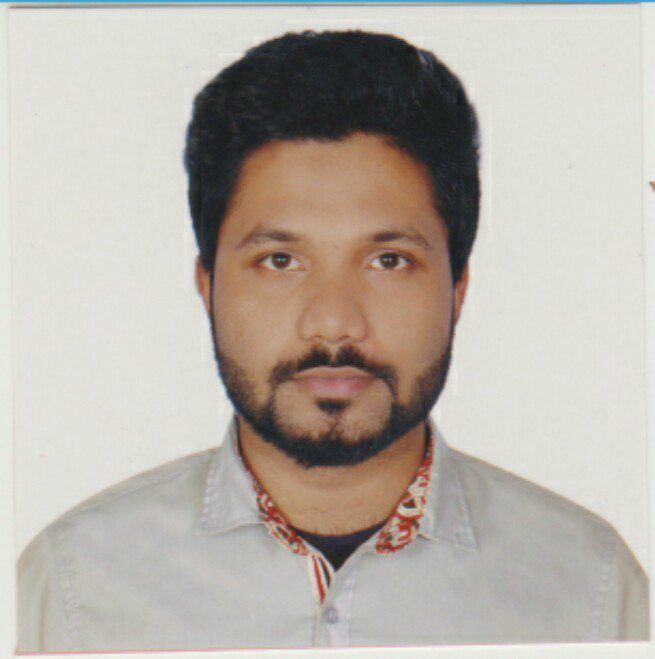
%> input picture img proc/add2.jpg, 655 x 659 px
$ octave diliation.m   (GNU Octave 9; MATLAB toolbox functions it lacks are replaced by stand-ins)
%> lines starting %> are read from the running program, lines starting %| are printed output that depends on the picture; in (x1, y1, x2, y2) boxes, pixels count from 0 and x2, y2 are one past the last pixel; in counts of white or black regions, pixels touching at a corner belong together; the program's own positions count from 1
clc;
clear all;
close all;
x=imread('D:\add2.jpg');
%> x is the input picture: size 659x655x3 uint8; mean R, G, B 184.5, 177, 168.4
y=im2bw(x);
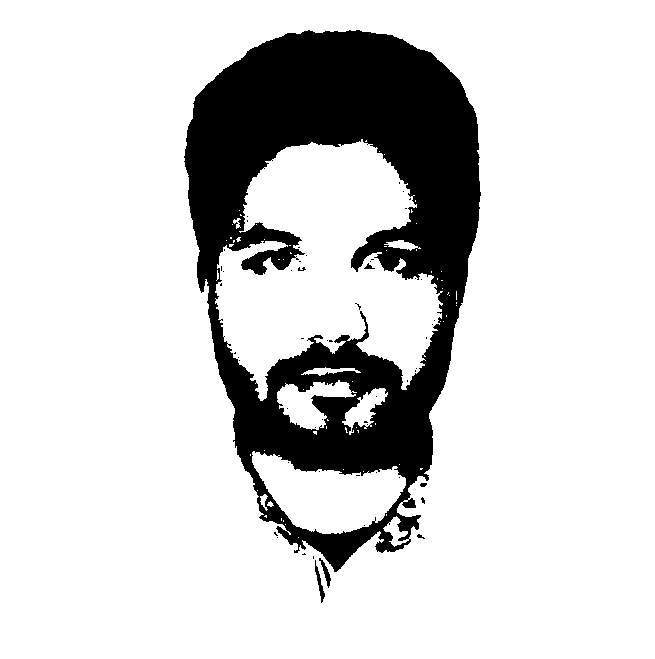
%> y: size 659x655 logical; 83% white; 55 black regions (49 under 20 px), largest, box (x1, y1, x2, y2) and area: (184, 30, 481, 572) 73097, (315, 560, 325, 603) 130, (319, 558, 331, 588) 112, (364, 263, 375, 269) 31, (420, 483, 427, 487) 23, (417, 534, 425, 539) 20
a=strel('square',3);
im=imerode(y,a);
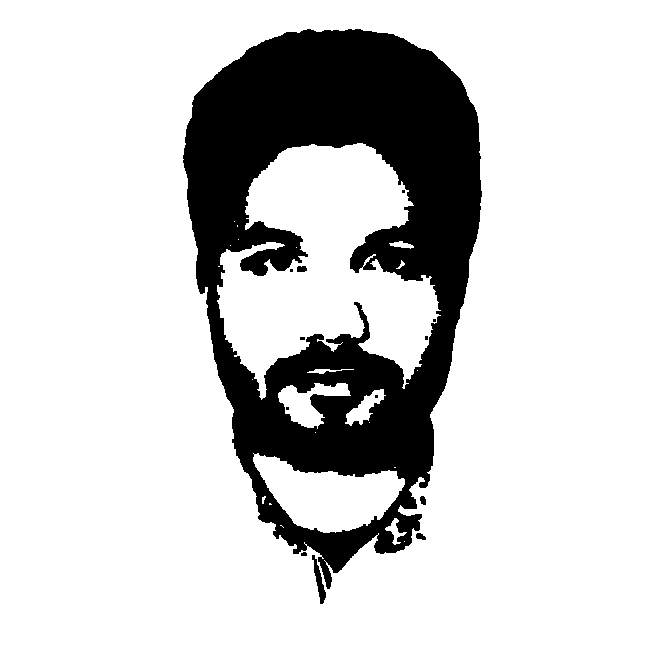
%> im: size 659x655 logical; 81.3% white; 13 black regions (7 under 20 px), largest, box (x1, y1, x2, y2) and area: (183, 29, 482, 589) 80057, (312, 555, 326, 604) 254, (297, 266, 307, 272) 54, (416, 533, 426, 540) 50, (420, 496, 426, 505) 43, (301, 552, 307, 556) 21
im2=imdilate(y,a);
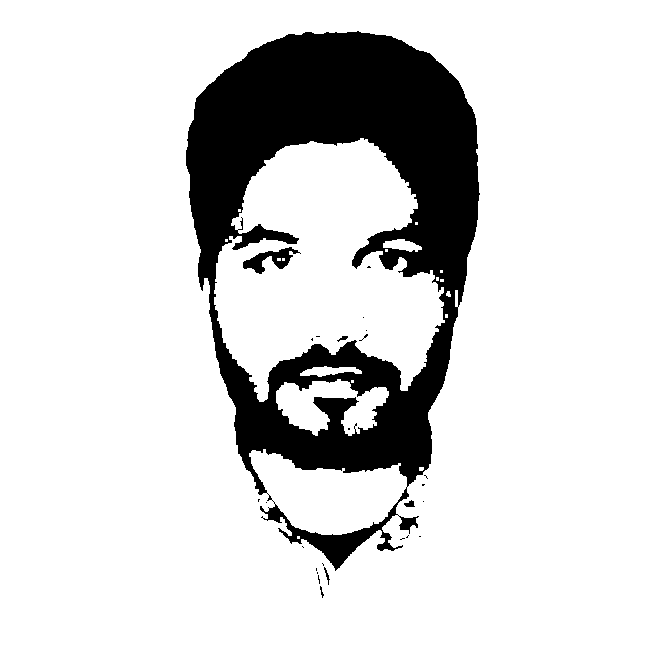
%> im2: size 659x655 logical; 84.6% white; 26 black regions (20 under 20 px), largest, box (x1, y1, x2, y2) and area: (186, 31, 480, 571) 65624, (243, 247, 301, 274) 620, (404, 500, 415, 507) 49, (324, 567, 330, 585) 33, (337, 336, 348, 342) 30, (320, 586, 324, 598) 20
im3=imopen(y,a);
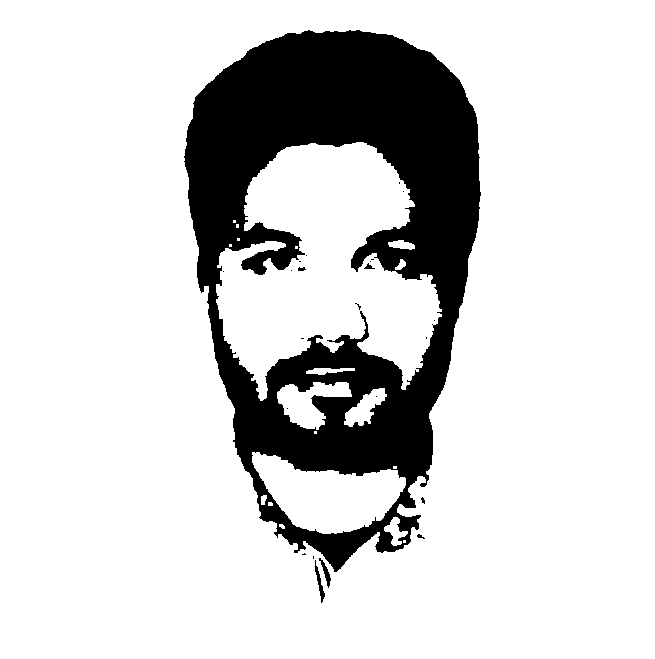
%> im3: size 659x655 logical; 82.7% white; 23 black regions (17 under 20 px), largest, box (x1, y1, x2, y2) and area: (184, 30, 481, 572) 74175, (315, 560, 325, 603) 130, (319, 558, 331, 588) 112, (364, 263, 375, 269) 31, (298, 267, 306, 271) 24, (417, 534, 425, 539) 20
im2=imclose(y,a);
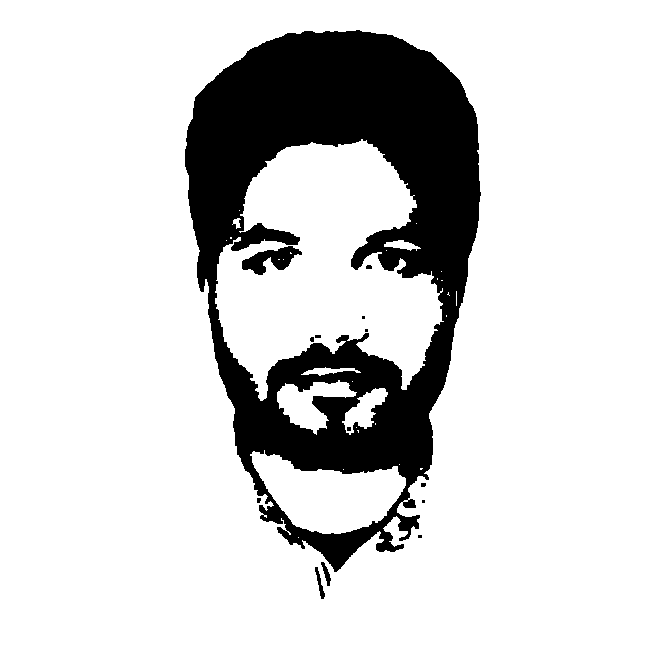
%> im2: size 659x655 logical; 83.2% white; 14 black regions (9 under 20 px), largest, box (x1, y1, x2, y2) and area: (185, 30, 481, 572) 71380, (242, 246, 302, 275) 862, (315, 567, 325, 599) 115, (321, 562, 331, 586) 100, (366, 265, 372, 269) 22

subplot(3,3,5),imshow(im2),title('Closing Image')
subplot(3,3,4),imshow(im2),title('Opening')
subplot(3,3,1),imshow(y),title('Main Image')
subplot(3,3,2),imshow(im),title('Erotion Image')
subplot(3,3,3),imshow(im2),title('Dialation Image')

$ run again, with img proc/add1.jpg copied over img proc/add2.jpg
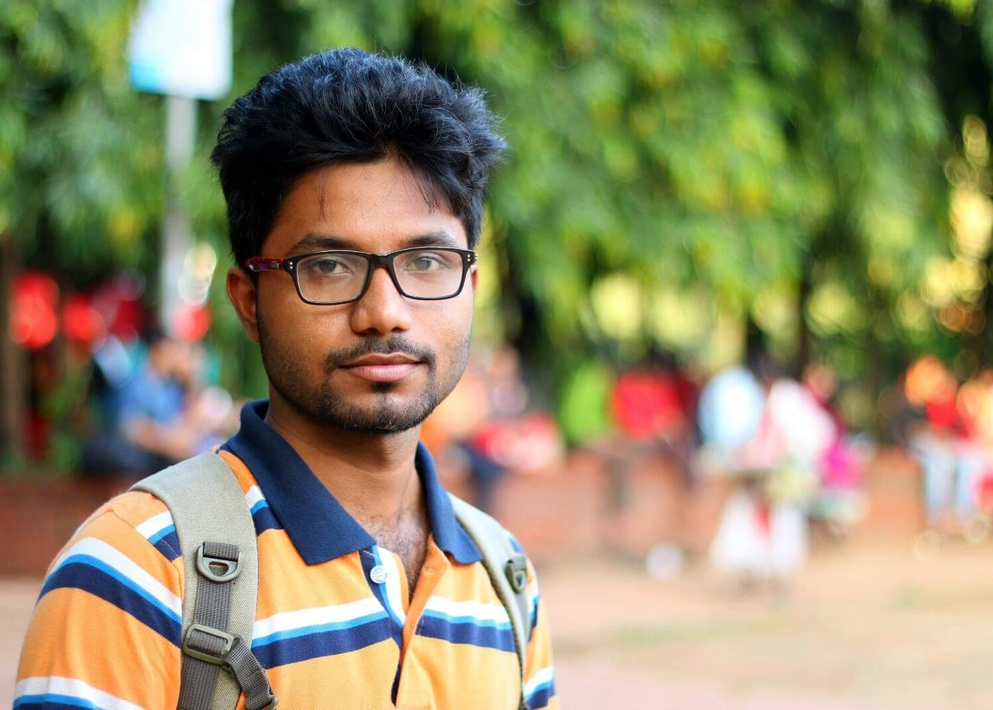
%> input picture img proc/add1.jpg, 993 x 710 px, shrunk from 1497 x 1071 before the run
%> x is the input picture: size 710x993x3 uint8; mean R, G, B 144.1, 138.3, 103.9
%> `y=im2bw(x);`:
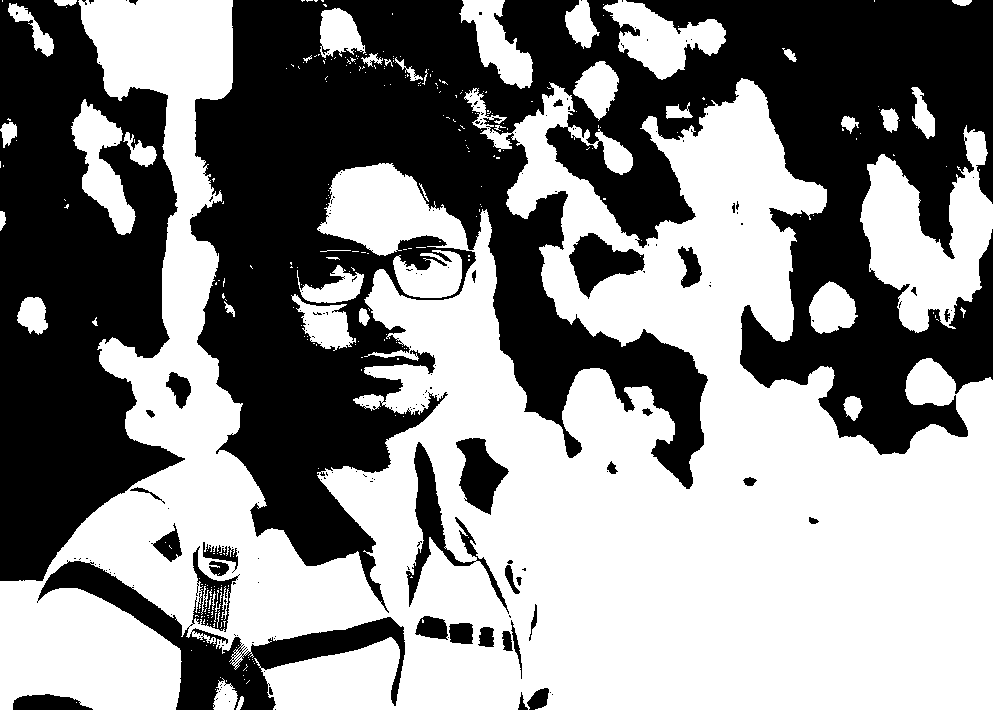
%> y: size 710x993 logical; 54.2% white; 191 black regions (156 under 20 px), largest, box (x1, y1, x2, y2) and area: (190, 0, 993, 613) 223900, (0, 0, 185, 581) 70445, (37, 546, 405, 710) 13779
%> im: size 710x993 logical; 50.7% white; 48 black regions (17 under 20 px), largest, box (x1, y1, x2, y2) and area: (189, 0, 993, 614) 239092, (0, 0, 406, 710) 89944, (405, 441, 523, 680) 4793
%> im3: size 710x993 logical; 53.6% white; 70 black regions (40 under 20 px), largest, box (x1, y1, x2, y2) and area: (190, 0, 993, 613) 226659, (0, 0, 185, 581) 70751, (37, 546, 405, 710) 14931
%> `im2=imclose(y,a);`:
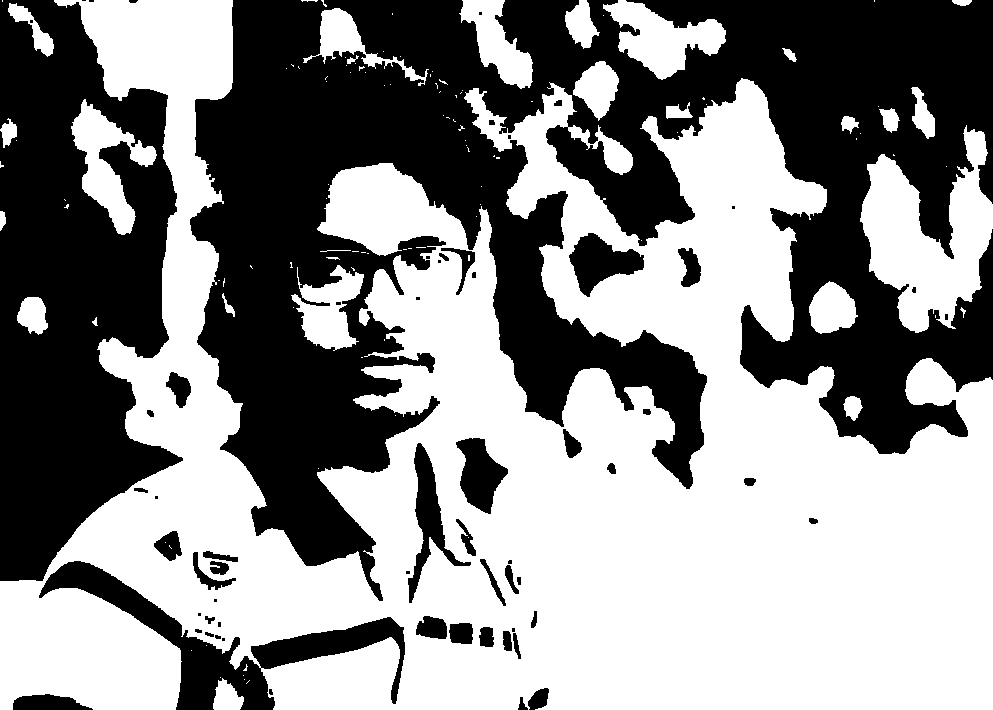
%> im2: size 710x993 logical; 54.9% white; 63 black regions (19 under 20 px), largest, box (x1, y1, x2, y2) and area: (190, 0, 993, 601) 221120, (0, 0, 183, 581) 70285, (39, 561, 405, 710) 11973

$ run again, with img proc/add4.jpg copied over img proc/add2.jpg
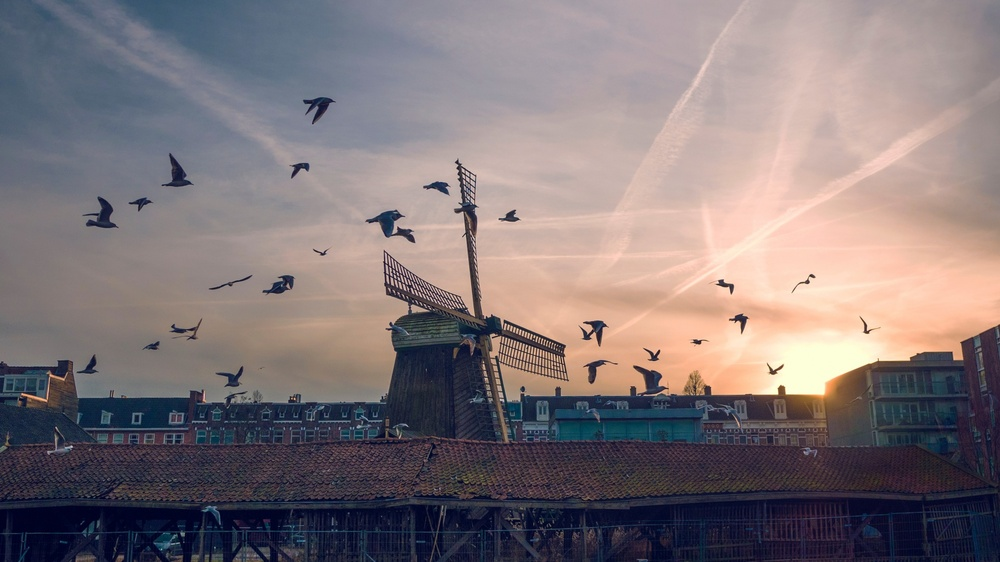
%> input picture img proc/add4.jpg, 1000 x 562 px, shrunk from 1920 x 1080 before the run
%> x is the input picture: size 562x1000x3 uint8; mean R, G, B 128.3, 117.4, 120.3
%> `y=im2bw(x);`:
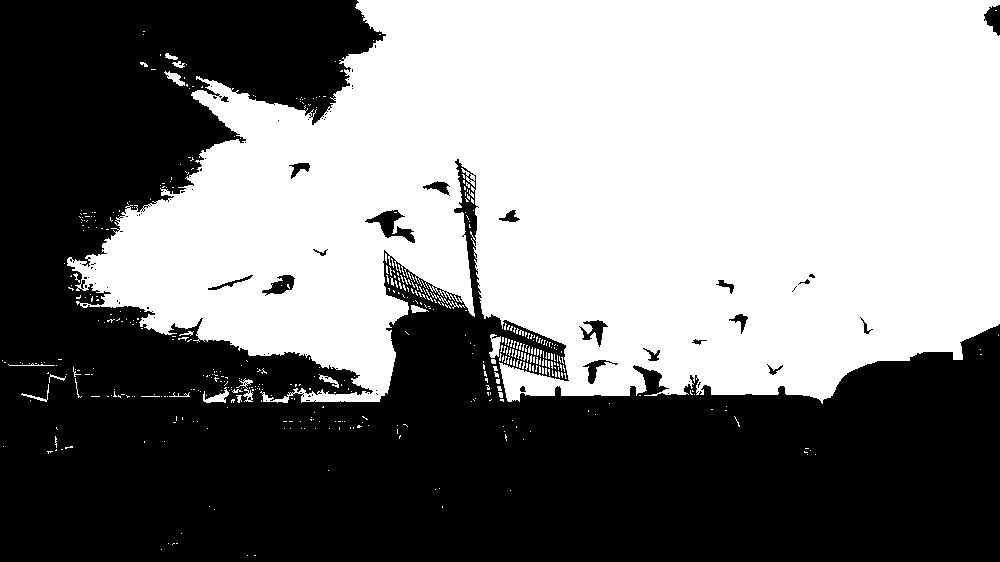
%> y: size 562x1000 logical; 50.6% white; 79 black regions (59 under 20 px), largest, box (x1, y1, x2, y2) and area: (0, 0, 1000, 562) 274778, (365, 210, 415, 243) 615, (262, 275, 295, 296) 336
%> im: size 562x1000 logical; 48.7% white; 37 white regions (31 under 20 px), largest, box (x1, y1, x2, y2) and area: (68, 0, 1000, 401) 273139, (491, 338, 500, 357) 95, (207, 392, 228, 402) 73, (169, 74, 184, 85) 59, (412, 306, 425, 312) 37, (276, 398, 288, 402) 20
%> im3: size 562x1000 logical; 49.8% white; 29 white regions (16 under 20 px), largest, box (x1, y1, x2, y2) and area: (67, 0, 1000, 402) 278812, (490, 337, 501, 358) 159, (206, 391, 229, 403) 139
%> `im2=imclose(y,a);`:
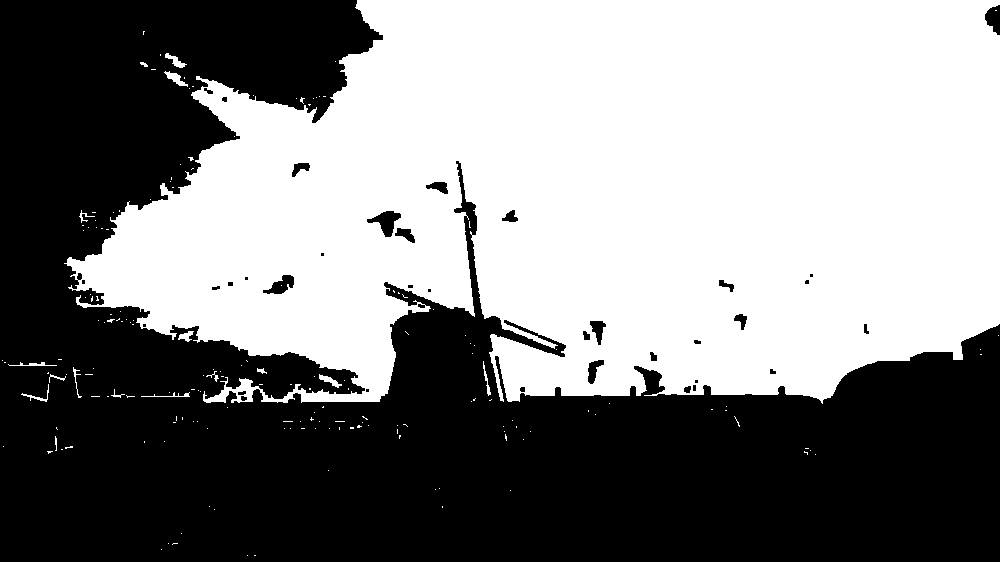
%> im2: size 562x1000 logical; 51.3% white; 36 black regions (11 under 20 px), largest, box (x1, y1, x2, y2) and area: (0, 0, 1000, 562) 270739, (367, 211, 401, 237) 419, (263, 275, 294, 294) 311
